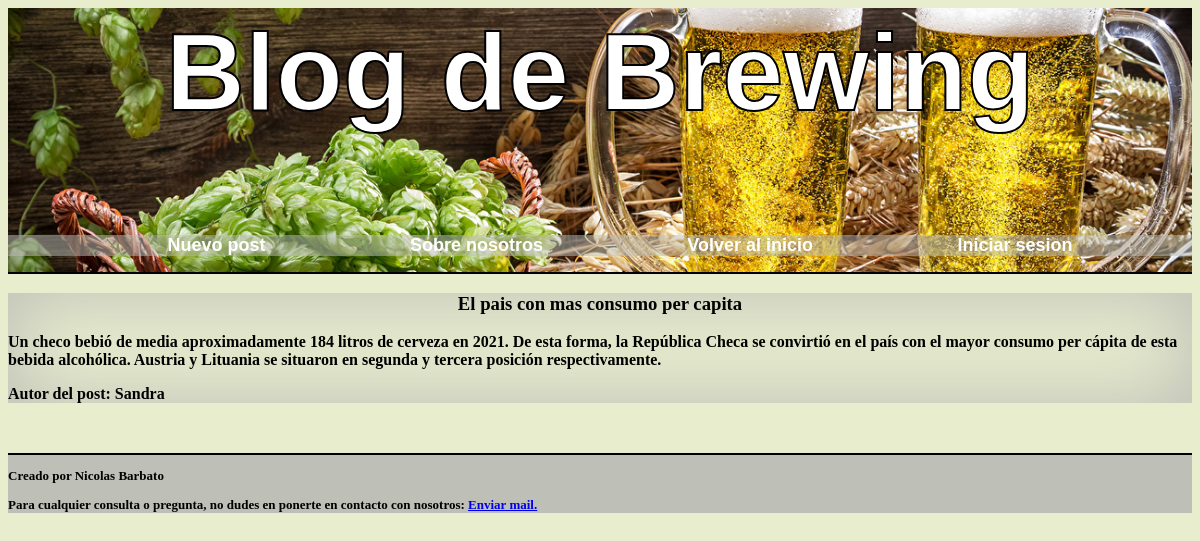
The app's page /post/4 with its own data.
### tables this page shows
CREATE TABLE posts (
    id INTEGER PRIMARY KEY AUTOINCREMENT,
    autor TEXT NOT NULL,
    titulo TEXT NOT NULL,
    posteo TEXT NOT NULL
);

### proyecto1.py (the view)
@app.route("/post/<id>")
def busqueda(id):
    conn, cursor = get_db_conection()
    cursor.execute("SELECT * FROM posts WHERE posts.id == ?", (id,))
    post = cursor.fetchone()
    return render_template("post.html", post=post)

### proyecto1.py (called while the page is built)
def get_db_conection():
    conn = sqlite3.connect('database.db')
    cursor = conn.cursor()
    return conn, cursor

### Templates/post.html (shortened to what this page needs)
{% extends "base.html" %}
{% block head %}
    <link rel="stylesheet" type="text/css" href="{{ url_for('static', filename='css/home.css') }}">
{% endblock %}
{% block main %}
    <div class="posts">
        <h3 style="text-align: center;">{{ post[2] }}</h3>
        <p>{{ post[3] }}</p>
        <p>Autor del post: {{ post[1] }}</p>
    </div>
{% endblock %}

### static/css/home.css (style rules this page uses)
.posts { -webkit-box-shadow: inset 0px 0px 76px 4px rgb(190, 191, 183); -moz-box-shadow: inset 0px 0px 76px 4px rgb(190, 191, 183); box-shadow: inset 0px 0px 76px 4px rgb(190, 191, 183); margin-bottom: 50px; }
body { background-color: rgb(232, 237, 206); }

### records on screen
posts: titulo "El pais con mas consumo per capita", posteo "Un checo bebió de media aproximadamente 184 litros de cerveza en 2021. De esta forma, la República Checa se convirtió en el país con el mayor consumo per cápita de esta bebida alcohólica. Austria y Lituania se situaron en segunda y tercera posición respectivamente.", autor "Sandra"
